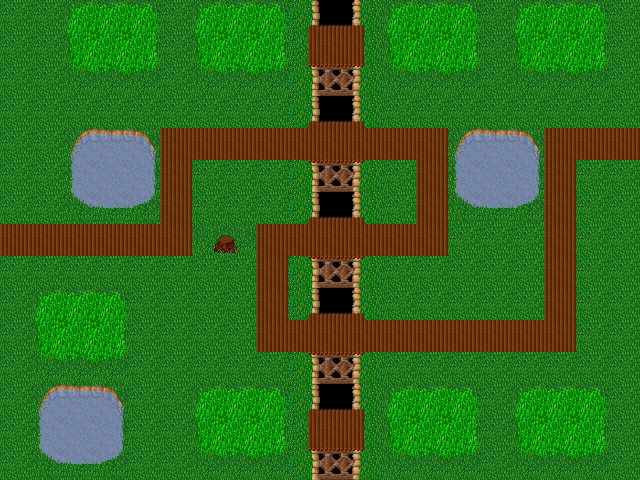

A level layout from a 2D game, rendered from its tile map. Below: a short description, then the map file with its tile-grid data intact:
An orthogonal 20x15 tile map with 32x32 px tiles, 1 tile layer (map).

<map version="1.0" orientation="orthogonal" width="20" height="15" tilewidth="32" tileheight="32">
 <tileset firstgid="1" name="map4Tiles" tilewidth="32" tileheight="32">
  <image source="map4Tiles.png" width="512" height="512" />
 </tileset>
 <layer name="map" width="20" height="15">
  <data encoding="csv">
49,49,67,68,69,49,67,68,69,202,203,204,67,68,69,49,67,68,69,49,
49,49,83,84,85,49,83,84,85,218,219,220,83,84,85,49,83,84,85,49,
49,49,99,100,101,49,99,100,101,234,235,236,99,100,101,49,99,100,101,49,
49,49,49,49,49,49,49,49,49,202,203,204,49,49,49,49,49,49,49,49,
49,49,70,71,72,28,28,28,28,28,28,28,28,28,70,71,72,28,28,28,
49,49,86,87,88,28,49,49,49,234,235,236,49,28,86,87,88,28,49,49,
49,49,102,103,104,28,49,49,49,202,203,204,49,28,102,103,104,28,49,49,
28,28,28,28,28,28,41,42,28,28,28,28,28,28,49,49,49,28,49,49,
49,49,49,49,49,49,49,49,28,234,235,236,49,49,49,49,49,28,49,49,
49,67,68,69,49,49,49,49,28,202,203,204,49,49,49,49,49,28,49,49,
49,83,84,85,49,49,49,49,28,28,28,28,28,28,28,28,28,28,49,49,
49,99,100,101,49,49,49,49,49,234,235,236,49,49,49,49,49,49,49,49,
49,70,71,72,49,49,67,68,69,202,203,204,67,68,69,49,67,68,69,49,
49,86,87,88,49,49,83,84,85,218,219,220,83,84,85,49,83,84,85,49,
49,102,103,104,49,49,99,100,101,234,235,236,99,100,101,49,99,100,101,49
</data>
 </layer>
</map>
